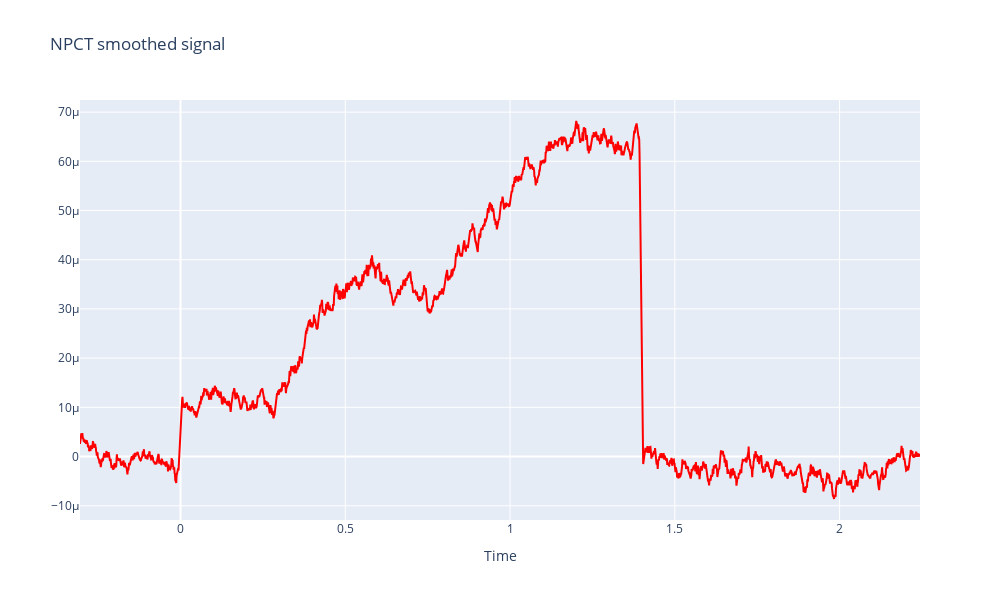

The notebook cell saved with this chart:
### Code cell
# Создаем график Plotly
fig = go.Figure()

# Добавляем первый график на основную ось
time_smoothed_signal_npct = delta_time_npct * np.arange(half_averaging_window_npct, len(signal_npct)-half_averaging_window_npct)-time_offset_npct 
fig.add_trace(go.Scatter(x=time_smoothed_signal_npct,
                         y=smoothed_signal_npct, mode='lines', line=dict(color='red'))) 

# Настраиваем общий вид графика
fig.update_layout(
    title='NPCT smoothed signal',
    xaxis_title='Time',
)

# Изменяем размер окна графика
fig.update_layout(
    width=1000,   # Ширина окна в пикселях
    height=600   # Высота окна в пикселях
)

# Отображаем график
fig.show()

### Figure 1 — Plotly figure (JSON) as saved in the notebook; plotly's stock layout.template omitted (floating-point values rounded to 4 significant figures; data arrays with more than 128 entries replaced by an {"elided": "..."} marker saying what was removed)
{"data": [{"line": {"color": "red"}, "mode": "lines", "type": "scatter", "x": {"elided": "2550 float values"}, "y": {"elided": "2550 float values"}}], "layout": {"height": 600, "title": {"text": "NPCT smoothed signal"}, "width": 1000, "xaxis": {"title": {"text": "Time"}}}}
